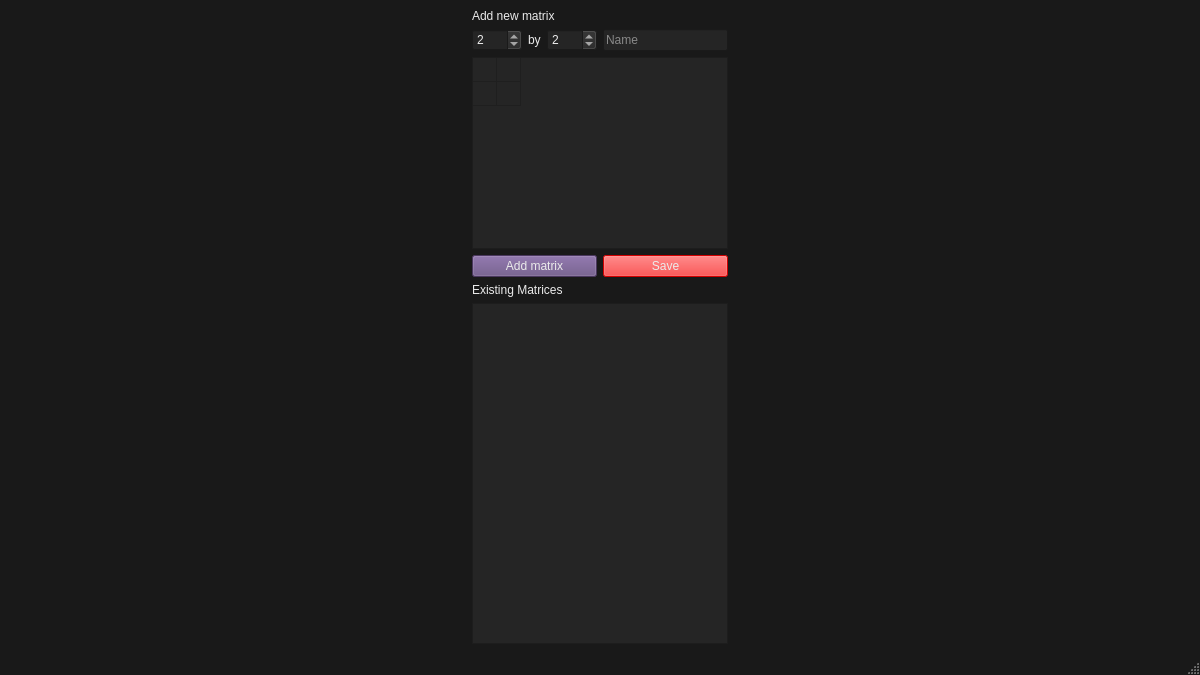
<?xml version="1.0" encoding="UTF-8"?>
<ui version="4.0">
 <class>MainWindow</class>
 <widget class="QMainWindow" name="MainWindow">
  <property name="geometry">
   <rect>
    <x>0</x>
    <y>0</y>
    <width>1200</width>
    <height>675</height>
   </rect>
  </property>
  <property name="sizePolicy">
   <sizepolicy hsizetype="Fixed" vsizetype="Fixed">
    <horstretch>0</horstretch>
    <verstretch>0</verstretch>
   </sizepolicy>
  </property>
  <property name="maximumSize">
   <size>
    <width>16777214</width>
    <height>16777215</height>
   </size>
  </property>
  <property name="baseSize">
   <size>
    <width>200</width>
    <height>200</height>
   </size>
  </property>
  <property name="windowTitle">
   <string>MainWindow</string>
  </property>
  <property name="styleSheet">
   <string notr="true">QMainWindow{
	background-color: #191919;
}
QLabel{
	color: #ebebeb;
}
QPushButton{
	color: #ebebeb;
	background-color: #674d83;
	border-color: #cccccc;
}
QPushButton:hover{
	opacity: 0.8;
}
QPushButton:disabled{
	background-color: red;
}
QListView, QTableWidget, QLineEdit, QSpinBox{
	background-color: #252525;
	color: #ebebeb;
	border-color: #cccccc;
}
QLineEdit{
	text-align: center;
}</string>
  </property>
  <widget class="QWidget" name="centralwidget">
   <layout class="QGridLayout" name="gridLayout">
    <item row="0" column="0">
     <layout class="QHBoxLayout" name="centralLayout" stretch="0">
      <property name="sizeConstraint">
       <enum>QLayout::SetDefaultConstraint</enum>
      </property>
      <item>
       <layout class="QVBoxLayout" name="matricesSideMenu">
        <item>
         <widget class="QLabel" name="addMatrixLabel">
          <property name="text">
           <string>Add new matrix</string>
          </property>
         </widget>
        </item>
        <item>
         <layout class="QHBoxLayout" name="addMatrixMenuLayout">
          <item>
           <layout class="QHBoxLayout" name="matrixSizeControls">
            <item>
             <widget class="QSpinBox" name="addMatrixRowSpinBox">
              <property name="minimum">
               <number>1</number>
              </property>
              <property name="maximum">
               <number>10</number>
              </property>
              <property name="value">
               <number>2</number>
              </property>
             </widget>
            </item>
            <item>
             <widget class="QLabel" name="addMatrixByLabel">
              <property name="sizePolicy">
               <sizepolicy hsizetype="Fixed" vsizetype="Preferred">
                <horstretch>0</horstretch>
                <verstretch>0</verstretch>
               </sizepolicy>
              </property>
              <property name="text">
               <string>by</string>
              </property>
             </widget>
            </item>
            <item>
             <widget class="QSpinBox" name="addMatrixColSpinBox">
              <property name="minimum">
               <number>1</number>
              </property>
              <property name="maximum">
               <number>10</number>
              </property>
              <property name="value">
               <number>2</number>
              </property>
             </widget>
            </item>
           </layout>
          </item>
          <item>
           <widget class="QLineEdit" name="matrixNameLineEdit">
            <property name="sizePolicy">
             <sizepolicy hsizetype="Minimum" vsizetype="Fixed">
              <horstretch>0</horstretch>
              <verstretch>0</verstretch>
             </sizepolicy>
            </property>
            <property name="placeholderText">
             <string>Name</string>
            </property>
           </widget>
          </item>
         </layout>
        </item>
        <item>
         <widget class="QTableWidget" name="addNewMatrixTable">
          <property name="sizePolicy">
           <sizepolicy hsizetype="Fixed" vsizetype="Fixed">
            <horstretch>1</horstretch>
            <verstretch>0</verstretch>
           </sizepolicy>
          </property>
          <property name="baseSize">
           <size>
            <width>200</width>
            <height>200</height>
           </size>
          </property>
          <property name="cursor" stdset="0">
           <cursorShape>IBeamCursor</cursorShape>
          </property>
          <property name="inputMethodHints">
           <set>Qt::ImhFormattedNumbersOnly</set>
          </property>
          <property name="textElideMode">
           <enum>Qt::ElideMiddle</enum>
          </property>
          <property name="rowCount">
           <number>2</number>
          </property>
          <property name="columnCount">
           <number>2</number>
          </property>
          <attribute name="horizontalHeaderVisible">
           <bool>false</bool>
          </attribute>
          <attribute name="horizontalHeaderCascadingSectionResizes">
           <bool>false</bool>
          </attribute>
          <attribute name="horizontalHeaderDefaultSectionSize">
           <number>24</number>
          </attribute>
          <attribute name="horizontalHeaderShowSortIndicator" stdset="0">
           <bool>false</bool>
          </attribute>
          <attribute name="horizontalHeaderStretchLastSection">
           <bool>false</bool>
          </attribute>
          <attribute name="verticalHeaderVisible">
           <bool>false</bool>
          </attribute>
          <attribute name="verticalHeaderDefaultSectionSize">
           <number>24</number>
          </attribute>
          <attribute name="verticalHeaderStretchLastSection">
           <bool>false</bool>
          </attribute>
          <row/>
          <row/>
          <column/>
          <column/>
         </widget>
        </item>
        <item>
         <layout class="QHBoxLayout" name="horizontalLayout">
          <item>
           <widget class="QPushButton" name="addMatrixPushButton">
            <property name="cursor">
             <cursorShape>PointingHandCursor</cursorShape>
            </property>
            <property name="text">
             <string>Add matrix</string>
            </property>
           </widget>
          </item>
          <item>
           <widget class="QPushButton" name="saveMatrixButton">
            <property name="enabled">
             <bool>false</bool>
            </property>
            <property name="cursor">
             <cursorShape>PointingHandCursor</cursorShape>
            </property>
            <property name="text">
             <string>Save</string>
            </property>
           </widget>
          </item>
         </layout>
        </item>
        <item>
         <widget class="QLabel" name="existingMatricesLabel">
          <property name="text">
           <string>Existing Matrices</string>
          </property>
         </widget>
        </item>
        <item>
         <widget class="QListWidget" name="existingMatricesView">
          <property name="sizePolicy">
           <sizepolicy hsizetype="Fixed" vsizetype="Expanding">
            <horstretch>0</horstretch>
            <verstretch>0</verstretch>
           </sizepolicy>
          </property>
          <property name="baseSize">
           <size>
            <width>200</width>
            <height>0</height>
           </size>
          </property>
          <property name="modelColumn">
           <number>0</number>
          </property>
         </widget>
        </item>
       </layout>
      </item>
     </layout>
    </item>
   </layout>
  </widget>
  <widget class="QMenuBar" name="menubar">
   <property name="geometry">
    <rect>
     <x>0</x>
     <y>0</y>
     <width>1200</width>
     <height>25</height>
    </rect>
   </property>
  </widget>
  <widget class="QStatusBar" name="statusbar"/>
 </widget>
 <resources/>
 <connections/>
</ui>
